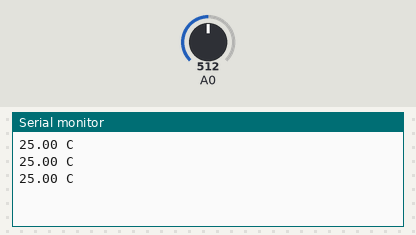
Bench run of a sketch on a simulated Arduino Uno, built with avr-gcc and run on an emulated ATmega328P. Shown: the last lines printed to the serial monitor. The test bench sets the inputs (shaded band); at power-on: A0 = 512.

Above: at 1.3 s.
1.4 s: A0 set to 0
At 1.9 s:
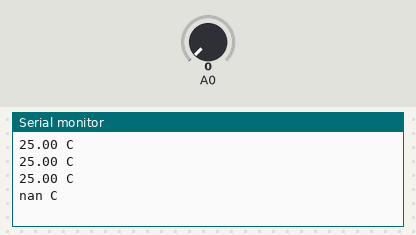
3.5 s: A0 set to 122
At 3.9 s:
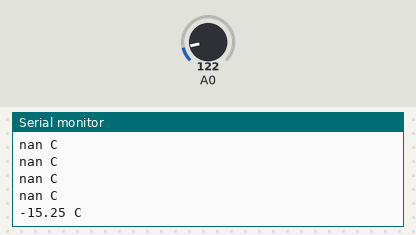

The sketch:

test_temperatura.ino
```cpp
#include <math.h>

void setup() {
  Serial.begin(9600);
}

void loop() {
  double temperature;
  temperature = Thermister(analogRead(0));
  Serial.print(temperature);
  Serial.println(" C");
  delay(500);
}

// A partir de la salida del termistor calculamos la temperatura
double Thermister(int voltaje) {
  double Temp;
  Temp = log(((10240000/voltaje) - 10000));
  Temp = 1 / (0.001129148 + (0.000234125 + (0.0000000876741 * Temp * Temp ))* Temp );
  Temp = Temp - 273.15;
  return Temp;
}
```

Measured:
- after the input at 1.4 s, the serial monitor: prints a new line after 0.10 s (image 1)
- after the input at 3.5 s, the serial monitor: prints a new line at once (image 2)
